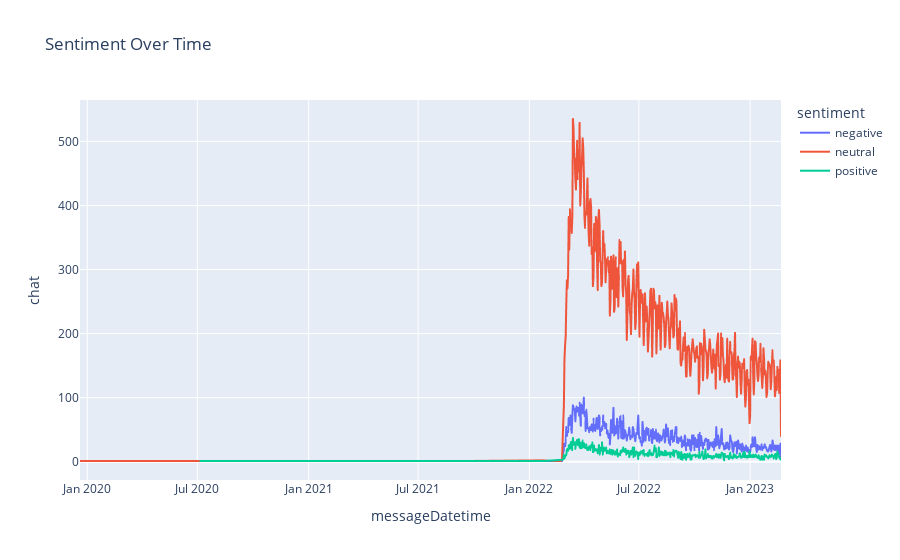

Write notebook code for a chart like this one.
### Code cell
import plotly.express as px
# Convert the messageDatetime column to a datetime object
df_telegram['messageDatetime'] = pd.to_datetime(df_telegram['messageDatetime'])

# Group the data by sentiment and calculate the average sentiment score for each day
df_agg = df_telegram.groupby(['sentiment', pd.Grouper(key='messageDatetime', freq='D')]).count().reset_index()

# Create a line chart with separate lines for each sentiment category
fig = px.line(df_agg, x='messageDatetime', y='chat', color='sentiment', title='Sentiment Over Time')

# Show the chart
fig.show()

### Figure 1 — Plotly figure (JSON) as saved in the notebook; plotly's stock layout.template omitted (floating-point values rounded to 4 significant figures; data arrays with more than 128 entries replaced by an {"elided": "..."} marker saying what was removed)
{"data": [{"hovertemplate": "sentiment=negative<br>messageDatetime=%{x}<br>chat=%{y}<extra></extra>", "legendgroup": "negative", "line": {"color": "#636efa", "dash": "solid"}, "marker": {"symbol": "circle"}, "mode": "lines", "name": "negative", "showlegend": true, "type": "scattergl", "x": {"elided": "364 str values"}, "xaxis": "x", "y": {"elided": "364 int values"}, "yaxis": "y"}, {"hovertemplate": "sentiment=neutral<br>messageDatetime=%{x}<br>chat=%{y}<extra></extra>", "legendgroup": "neutral", "line": {"color": "#EF553B", "dash": "solid"}, "marker": {"symbol": "circle"}, "mode": "lines", "name": "neutral", "showlegend": true, "type": "scattergl", "x": {"elided": "382 str values"}, "xaxis": "x", "y": {"elided": "382 int values"}, "yaxis": "y"}, {"hovertemplate": "sentiment=positive<br>messageDatetime=%{x}<br>chat=%{y}<extra></extra>", "legendgroup": "positive", "line": {"color": "#00cc96", "dash": "solid"}, "marker": {"symbol": "circle"}, "mode": "lines", "name": "positive", "showlegend": true, "type": "scattergl", "x": {"elided": "364 str values"}, "xaxis": "x", "y": {"elided": "364 int values"}, "yaxis": "y"}], "layout": {"legend": {"title": {"text": "sentiment"}, "tracegroupgap": 0}, "title": {"text": "Sentiment Over Time"}, "xaxis": {"anchor": "y", "domain": [0, 1], "title": {"text": "messageDatetime"}}, "yaxis": {"anchor": "x", "domain": [0, 1], "title": {"text": "chat"}}}}
